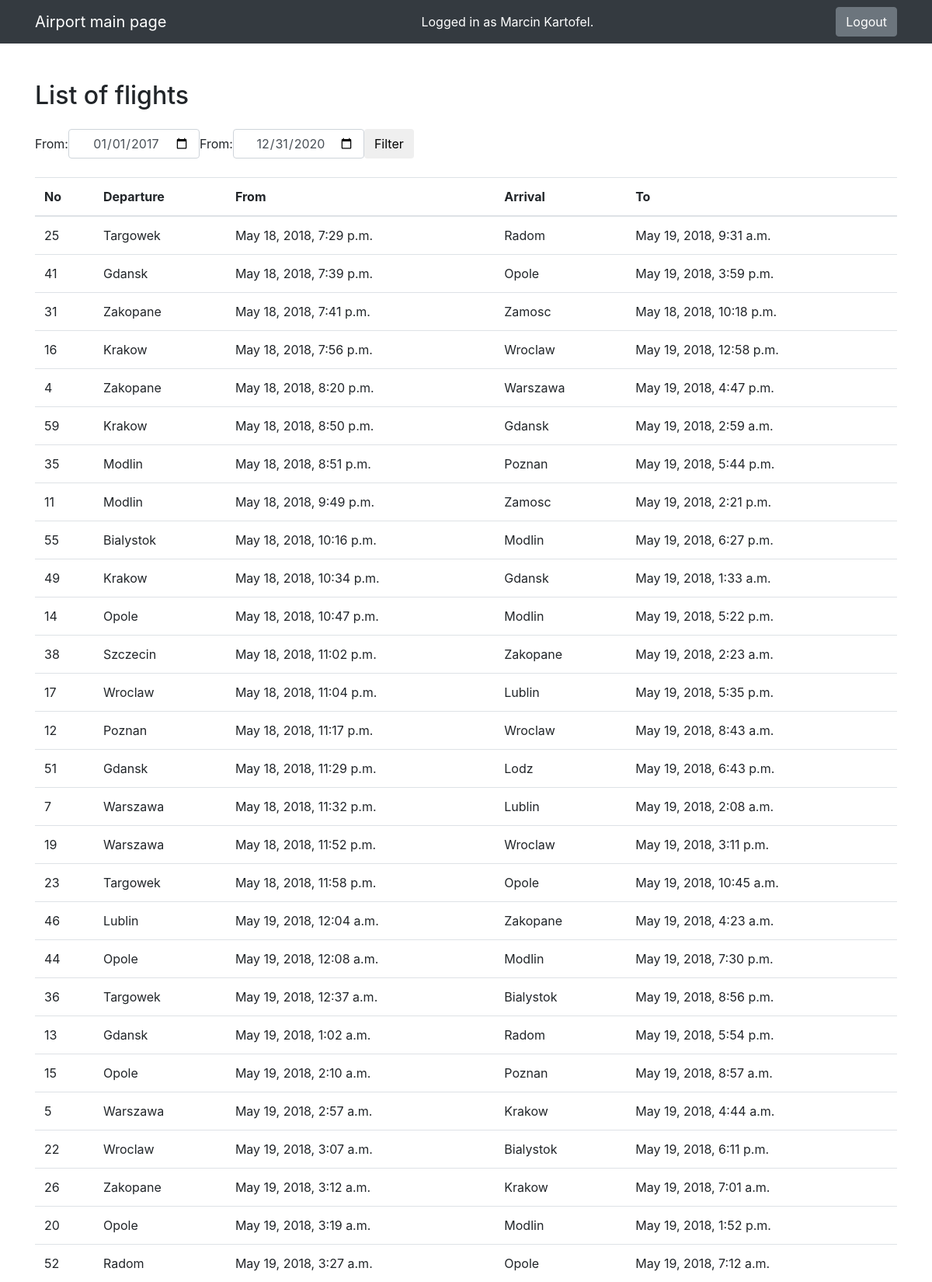
The page /airport/ (signed in, upper part) on the database its author committed.
### airport/models.py (models this page shows, shortened)
class User(AbstractUser):
    first_name = models.CharField(max_length=20)
    last_name = models.CharField(max_length=20)

class Flight(models.Model):
    airplane = models.ForeignKey(Airplane, on_delete=models.CASCADE)
    source = models.CharField(max_length=20)
    destination = models.CharField(max_length=20)
    departure_time = models.DateTimeField()
    arrival_time = models.DateTimeField()

### airport/views.py (the view, shortened to what this page needs)
# urls.py: path('', views.mainpage, name='mainpage'),
def mainpage(request):
    if 'searchfrom' not in request.GET:
        flights = Flight.objects.all()
        context = {'flights_list': flights.order_by('departure_time')}
    return render(request, 'airport/mainpage.html', context)

### airport/templates/airport/mainpage.html (shortened to what this page needs)
{% extends 'airport/base.html' %}
{% block content %}
    <h2 class="mt-5">List of flights</h2>
    <form class="form-inline mt-4 my-4" method="GET" action="{% url 'airport:mainpage' %}">
        <div class="form-group">
            <label for="searchfrom">From:</label>
            <input type="date" id="searchfrom" name="searchfrom" class="form-control text-center"
                   value={% if 'searchfrom' in request.build_absolute_uri %}"{{ searchfrom }}"/>{% else %}
                       "2017-01-01"/>{% endif %}
        </div>
        <div class="form-group">
            <label for="searchto">From:</label>
            <input type="date" id="searchto" name="searchto" class="form-control text-center"
                   value={% if 'searchto' in request.build_absolute_uri %}"{{ searchto }}"{% else %}
                       "2020-12-31"{% endif %}/>
        </div>
        <button type="submit" class="btn btn-default">Filter</button>
    </form>
    {% if flights_list %}
        <table class="table table-hover">
            <thead>
            <tr>
                <th scope="col">No</th>
                <th scope="col">Departure</th>
                <th scope="col">From</th>
                <th scope="col">Arrival</th>
                <th scope="col">To</th>
            </tr>
            </thead>
            <tbody>
            {% for flight in flights_list %}
                <tr class='clickable-row' data-href="{% url 'airport:flight_details' flight.pk %}">
                    <td>{{ flight.pk }}</td>
                    <td>{{ flight.source }}</td>
                    <td>{{ flight.departure_time }}</td>
                    <td>{{ flight.destination }}</td>
                    <td>{{ flight.arrival_time }}</td>
                </tr>
            {% endfor %}
            </tbody>
        </table>
    {% else %}
        <p>No flights are available.</p>
    {% endif %}
{% endblock %}

### airport/templates/airport/base.html (shortened to what this page needs)
<!DOCTYPE html>
{% load static %}
<html lang="en">
<head>
    <link rel="stylesheet" href="https://stackpath.bootstrapcdn.com/bootstrap/4.1.0/css/bootstrap.min.css">
    <link href="{% static 'airport/style.css' %}" rel="stylesheet">
</head>
<body>
<header>
    <nav class="navbar navbar-expand-lg navbar-dark bg-dark fixed-top">
        <div class="container">
            <a class="navbar-brand" href="{% url 'airport:mainpage' %}">Airport main page</a>
            {% if request.user.is_authenticated %}
                <span class="text-white">
                Logged in as {{ request.user.first_name }} {{ request.user.last_name }}.
            </span>
                <a class="btn btn-secondary" href="{% url 'airport:logout_view' %}">
                    Logout
                </a>
            {% else %}
                <button type="button" class="btn btn-primary" data-toggle="modal" data-target="#login-modal">
                    Sign in/Sign up
                </button>
            {% endif %}
        </div>
    </nav>
</header>
<main>
    <div class="container">
        {% block content %}
        {% endblock %}
    </div>
</main>
</body>
</html>

### airport/static/airport/style.css (style rules this page uses)
body { padding-top: 54px; }
@media (min-width: 992px) { body { padding-top: 56px; } }
html { position: relative; min-height: 100%; }
body { margin-bottom: 60px; }

### rows shown on the page
User: user.first_name "Marcin", user.last_name "Kartofel"
Flight: pk "25", source "Targowek", departure_time "May 18, 2018, 7:29 p.m.", destination "Radom", arrival_time "May 19, 2018, 9:31 a.m."
Flight: pk "41", source "Gdansk", departure_time "May 18, 2018, 7:39 p.m.", destination "Opole", arrival_time "May 19, 2018, 3:59 p.m."
Flight: pk "31", source "Zakopane", departure_time "May 18, 2018, 7:41 p.m.", destination "Zamosc", arrival_time "May 18, 2018, 10:18 p.m."
Flight: pk "16", source "Krakow", departure_time "May 18, 2018, 7:56 p.m.", destination "Wroclaw", arrival_time "May 19, 2018, 12:58 p.m."
Flight: pk "4", source "Zakopane", departure_time "May 18, 2018, 8:20 p.m.", destination "Warszawa", arrival_time "May 19, 2018, 4:47 p.m."
Flight: pk "59", source "Krakow", departure_time "May 18, 2018, 8:50 p.m.", destination "Gdansk", arrival_time "May 19, 2018, 2:59 a.m."
Flight: pk "35", source "Modlin", departure_time "May 18, 2018, 8:51 p.m.", destination "Poznan", arrival_time "May 19, 2018, 5:44 p.m."
Flight: pk "11", source "Modlin", departure_time "May 18, 2018, 9:49 p.m.", destination "Zamosc", arrival_time "May 19, 2018, 2:21 p.m."
Flight: pk "55", source "Bialystok", departure_time "May 18, 2018, 10:16 p.m.", destination "Modlin", arrival_time "May 19, 2018, 6:27 p.m."
Flight: pk "49", source "Krakow", departure_time "May 18, 2018, 10:34 p.m.", destination "Gdansk", arrival_time "May 19, 2018, 1:33 a.m."
Flight: pk "14", source "Opole", departure_time "May 18, 2018, 10:47 p.m.", destination "Modlin", arrival_time "May 19, 2018, 5:22 p.m."
Flight: pk "38", source "Szczecin", departure_time "May 18, 2018, 11:02 p.m.", destination "Zakopane", arrival_time "May 19, 2018, 2:23 a.m."
Flight: pk "17", source "Wroclaw", departure_time "May 18, 2018, 11:04 p.m.", destination "Lublin", arrival_time "May 19, 2018, 5:35 p.m."
Flight: pk "12", source "Poznan", departure_time "May 18, 2018, 11:17 p.m.", destination "Wroclaw", arrival_time "May 19, 2018, 8:43 a.m."
Flight: pk "51", source "Gdansk", departure_time "May 18, 2018, 11:29 p.m.", destination "Lodz", arrival_time "May 19, 2018, 6:43 p.m."
Flight: pk "7", source "Warszawa", departure_time "May 18, 2018, 11:32 p.m.", destination "Lublin", arrival_time "May 19, 2018, 2:08 a.m."
Flight: pk "19", source "Warszawa", departure_time "May 18, 2018, 11:52 p.m.", destination "Wroclaw", arrival_time "May 19, 2018, 3:11 p.m."
Flight: pk "23", source "Targowek", departure_time "May 18, 2018, 11:58 p.m.", destination "Opole", arrival_time "May 19, 2018, 10:45 a.m."
Flight: pk "46", source "Lublin", departure_time "May 19, 2018, 12:04 a.m.", destination "Zakopane", arrival_time "May 19, 2018, 4:23 a.m."
Flight: pk "44", source "Opole", departure_time "May 19, 2018, 12:08 a.m.", destination "Modlin", arrival_time "May 19, 2018, 7:30 p.m."
Flight: pk "36", source "Targowek", departure_time "May 19, 2018, 12:37 a.m.", destination "Bialystok", arrival_time "May 19, 2018, 8:56 p.m."
Flight: pk "13", source "Gdansk", departure_time "May 19, 2018, 1:02 a.m.", destination "Radom", arrival_time "May 19, 2018, 5:54 p.m."
Flight: pk "15", source "Opole", departure_time "May 19, 2018, 2:10 a.m.", destination "Poznan", arrival_time "May 19, 2018, 8:57 a.m."
Flight: pk "5", source "Warszawa", departure_time "May 19, 2018, 2:57 a.m.", destination "Krakow", arrival_time "May 19, 2018, 4:44 a.m."
Flight: pk "22", source "Wroclaw", departure_time "May 19, 2018, 3:07 a.m.", destination "Bialystok", arrival_time "May 19, 2018, 6:11 p.m."
Flight: pk "26", source "Zakopane", departure_time "May 19, 2018, 3:12 a.m.", destination "Krakow", arrival_time "May 19, 2018, 7:01 a.m."
Flight: pk "20", source "Opole", departure_time "May 19, 2018, 3:19 a.m.", destination "Modlin", arrival_time "May 19, 2018, 1:52 p.m."
Flight: pk "52", source "Radom", departure_time "May 19, 2018, 3:27 a.m.", destination "Opole", arrival_time "May 19, 2018, 7:12 a.m."
